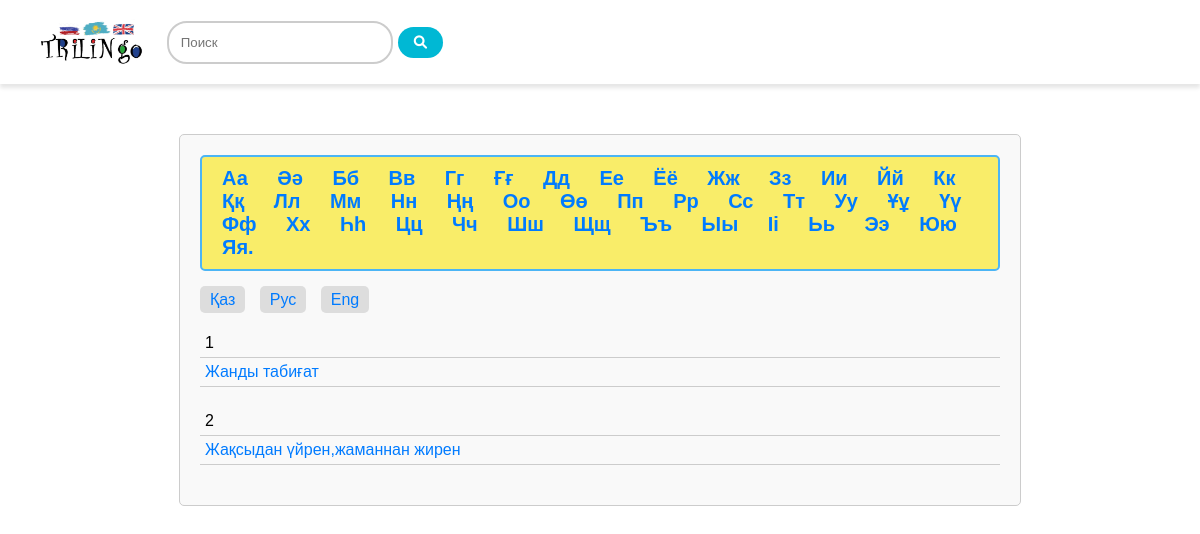
The app's page /subject/?lang=Қаз with its own data.
### myapp/models.py (models this page shows, shortened)
class Language(models.Model):
    name = models.CharField(max_length=100)

class Word(models.Model):
    chapter = models.IntegerField()
    languages = models.ManyToManyField(Language, through='WordTranslation')

class WordTranslation(models.Model):
    word = models.ForeignKey(Word, on_delete=models.CASCADE)
    language = models.ForeignKey(Language, on_delete=models.CASCADE)
    topic = models.CharField(max_length=100, blank=True)

### myapp/views.py (the view)
# urls.py: path('subject/', views.subject, name='subject'),
def subject(request):
    selected_language_name = request.GET.get('lang', '')
    selected_letter = request.GET.get('letter', '')
    languages = Language.objects.all()
    if selected_language_name:
        try:
            selected_language = Language.objects.get(name=selected_language_name)
            alphabet = get_alphabet(selected_language)
            if selected_letter:
                words = Word.objects.prefetch_related('wordtranslation_set').filter(
                    wordtranslation__language__name=selected_language_name,
                    chapter__istartswith=selected_letter
                )
            else:
                words = Word.objects.prefetch_related('wordtranslation_set').filter(
                    wordtranslation__language__name=selected_language_name
                )
        except Language.DoesNotExist:
            selected_language = ''
            alphabet = []
            words = Word.objects.prefetch_related('wordtranslation_set').all()
    else:
        selected_language = ''
        alphabet = []
        words = Word.objects.prefetch_related('wordtranslation_set').all()
    return render(request, 'myapp/subject.html', {'languages': languages, 'words': words, 'selected_language': selected_language, 'alphabet': alphabet})

### myapp/views.py (called while the page is built)
def get_alphabet(language):
    try:
        alphabet_obj = Alphabet.objects.get(language=language)
        alphabet = alphabet_obj.letters.split(',') if alphabet_obj else []
    except Alphabet.DoesNotExist:
        alphabet = []
    return alphabet

### myapp/templates/myapp/subject.html (shortened to what this page needs)
{% load static %}
<!DOCTYPE html>
<html lang="en">
<head>
    <link rel="stylesheet" href="https://cdnjs.cloudflare.com/ajax/libs/font-awesome/6.0.0-beta3/css/all.min.css">
    <link rel="stylesheet" href="{% static 'myapp/css/style.css' %}">
    <link rel="stylesheet" href="{% static 'myapp/css/subject.css' %}">
</head>
<body>
    <header>
        <div class="logo">
          <a href="{% url 'myapp:home' %}">
            <img src="{% static 'myapp/images/logo.jpg' %}" alt="">
          </a>
        </div>
        <div class="search">
          <form action="{% url 'myapp:search_subject' %}" method="get">
            <input type="text" name="sub_query" placeholder="Поиск">
            <button type="submit" class="search-button">
              <i class="fas fa-search"></i>
            </button>
          </form>
        </div>
    </header>
    <section class="all">
        <div class="alphabet">
            {% if alphabet %}
                {% for letter in alphabet %}
                    <a href="?lang={{ selected_language.name }}&letter={{ letter }}" class="alphabet-letter">{{ letter }}</a>
                {% endfor %}
            {% else %}
                <span>Алфавит не найден</span>
            {% endif %}
        </div>
        <div>
            {% for language in languages %}
                <a href="?lang={{ language.name }}" class="lang-select">{{ language.name }}</a>
            {% endfor %}
        </div>
        {% for word in words %}
            <div>
                <p>{{ word.chapter }}</p>
                {% for translation in word.wordtranslation_set.all %}
                    {% if translation.language.name == selected_language.name or not selected_language %}
                        <a href="{% url 'myapp:three' %}">
                            <p class="word-topic" data-lang="{{ translation.language.name }}">{{ translation.topic }}</p>
                        </a>
                    {% endif %}
                {% empty %}
                    {% if not selected_language %}
                        <a href="{% url 'myapp:three' %}">
                            <p class="word-topic" data-lang="">{{ word.wordtranslation_set.first.topic }}</p>
                        </a>
                    {% endif %}
                {% endfor %}
            </div>
        {% endfor %}
    </section>
</body>
</html>

### myapp/static/myapp/css/style.css (style rules this page uses)
body { font-family: Arial, sans-serif; margin: 0; padding: 0; }
header { background-color: #fff; box-shadow: 0px 4px 4px rgba(0,0,0,0.1); padding: 10px 40px; display: flex; justify-content: space-between; align-items: center; }
.logo { margin-right: 20px; }
.logo img { height: 60px; width: auto; }
.search { flex-grow: 1; }
.search input[type="text"] { padding: 12px; border: none; border-radius: 20px; width: 20%; border: 2px solid #ccc; }
.search button { padding: 8px 16px; background-color: #00b8d4; color: #fff; border: none; border-radius: 20px; cursor: pointer; }

### myapp/static/myapp/css/subject.css (style rules this page uses)
body { font-family: Arial, sans-serif; margin: 0; padding: 0; box-sizing: border-box; }
.all { max-width: 800px; margin: 50px auto; padding: 20px; border: 1px solid #ccc; border-radius: 5px; background-color: #f9f9f9; }
.all div { margin-bottom: 20px; }
.lang-select { text-decoration: none; color: #333; margin-right: 10px; padding: 5px 10px; border-radius: 5px; background-color: #ddd; }
p { margin: 0; padding: 5px; border-bottom: 1px solid #ccc; }
.all a { text-decoration: none; color: #007bff; }
.alphabet { background-color: #f9ed69; border: 2px solid #4cb5f5; border-radius: 5px; padding: 10px; display: inline-block; }
.alphabet a { font-size: 20px; }
.alphabet-letter { margin-right: 5px; text-decoration: none; color: #333; font-weight: bold; font-size: 16px; padding: 5px 10px; border-radius: 3px; transition: background-color 0.3s; }

### records on screen
Language: name "Қаз"
Language: name "Рус"
Language: name "Eng"
Word: chapter "1"
Word: chapter "2"

### other values on screen
{{ letter }} "Аа" "Әә" "Бб" "Вв" "Гг" "Ғғ" "Дд" "Ее" "Ёё" "Жж" "Зз" "Ии" "Йй" "Кк" "Ққ" "Лл" "Мм" "Нн" "Ңң" "Оо" "Өө" "Пп" "Рр" "Сс" "Тт" "Уу" "Ұұ" "Үү" "Фф" "Хх" "Һһ" "Цц" "Чч" "Шш" "Щщ" "Ъъ" "Ыы" "Іі" "Ьь" "Ээ" "Юю" "Яя."
